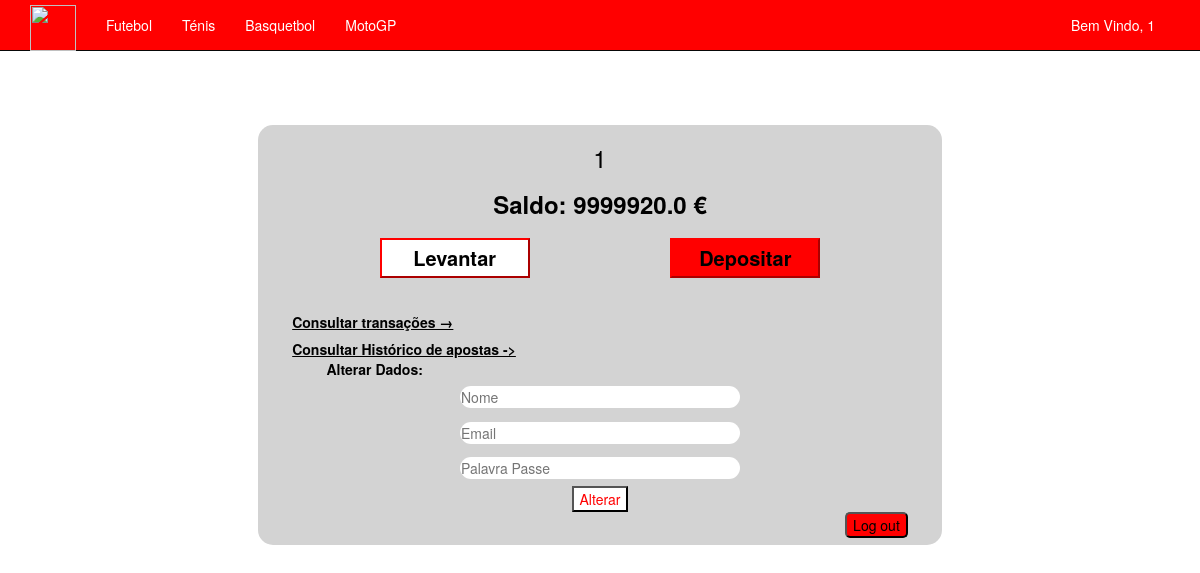
/user/ (signed in), run on an earlier commit of the app's database.
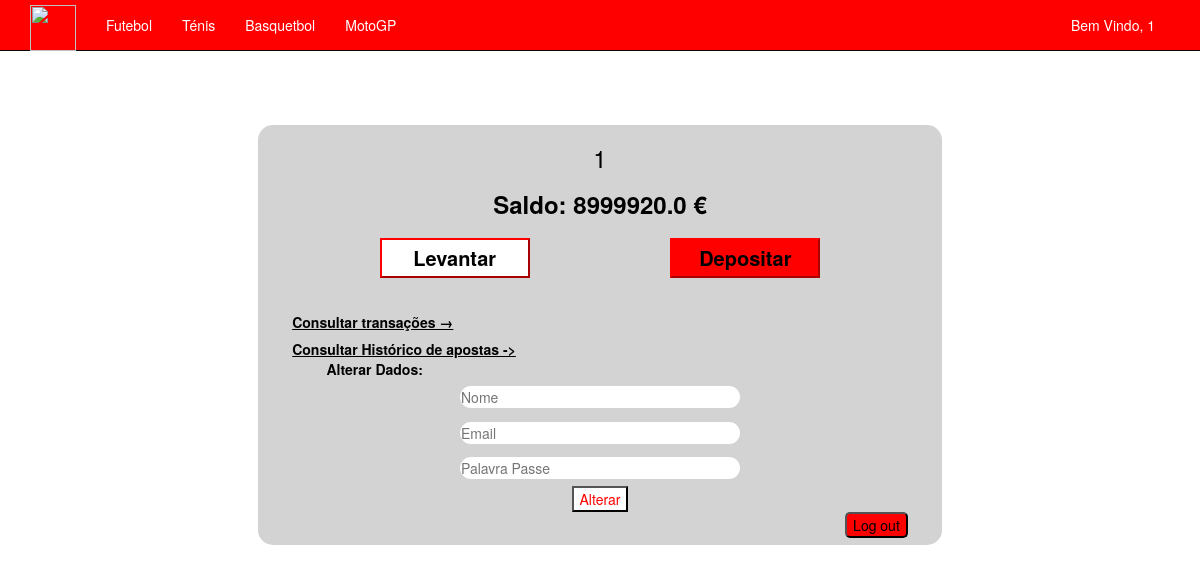
And on a later commit of the database.
### RasBet/models.py (models this page shows)
class User(db.Model):
    id = db.Column(db.Integer, primary_key=True)
    email = db.Column(db.String(320), unique=True, nullable=False)
    name = db.Column(db.String(50), nullable=False)
    passwd = db.Column(db.String(200), nullable=False)
    birthdate = db.Column(db.Date, nullable=False)
    balance = db.Column(db.Float, nullable=False, default=0)

### RasBet/views.py (the view)
@app.get('/user/')
def edit_account():
    user = db.get_or_404(User, session['id'])
    if not user:
        abort(404, "User not found")
    return render_template(
        'account_page.html',
        balance = user.balance
    )

### RasBet/templates/account_page.html (shortened to what this page needs)
{% extends "layout.html" %}
{% block content %}
<div style="height:75px"></div>
<div style=" overflow:auto; margin: auto; width: 60%; height: 420px; background-color: lightgray; color: black; border-radius: 15px">
    <h3 style="text-align:center">{{ session['name'] }}</h3>
    <h3 style="text-align:center; font-weight:900">Saldo: {{ balance }} &euro;</h3>
    <div style="text-align:center; margin-top: 3%; width: auto ">
        <button style="background-color: white; border-color: red; width: 150px; height: 40px; font-size: 20px; margin: 0 10%" onclick="showLevantar()"><b>Levantar</b></button>
        <button style="background-color: red; border-color: red; width: 150px; height: 40px; font-size: 20px; margin: 0 10%" onclick="showDepositar()"><b>Depositar</b></button>
    </div>
    <div style="margin-top: 5%; margin-left:5%">
        <a href='/user/transactions' style="color: black; text-decoration: underline; font-weight: 700">Consultar transa&ccedil;&otilde;es &rarr;</a>
    </div>
    <div style="margin-top: 1%; margin-left:5%">
        <a href="/user/bets" style="color: black; text-decoration: underline; font-weight: 700">Consultar Hist&oacute;rico de apostas -></a>
    </div>
    <div style="margin-left: 10%; font-weight: 900; color:black">Alterar Dados:</div>
    <form action="/user/" method="post" style="display: flex; align-items: center; justify-content: center; flex-direction: column; text-align: center;" >
        <input type="text" placeholder="Nome" name="name" style="border: none; padding: 1px 1px; margin: 1% 0; border-radius: 15px;width:100% " />
        <input type="email" placeholder="Email" name="email" style="border: none; padding: 1px 1px; margin: 1% 0; border-radius: 15px; width: 100% " />
        <input type="password" placeholder="Palavra Passe" name="password" style="border: none; padding: 1px 1px; margin: 1% 0; border-radius: 15px; width: 100% " />
        <button type="submit" style="background-color: #ffffff; color:red">Alterar</button>
    </form>
    <form style="text-align:right; margin-right:5%" action="/logout/" method="post">
        <button type="submit" style="background-color: red; border-radius: 5px">Log out</button>
    </form>
</div>
{% endblock %}

### RasBet/templates/layout.html (shortened to what this page needs)
<!DOCTYPE html>
<html>
<head>
    <link rel="stylesheet" href="/static/style/layout.css">
    <link rel="stylesheet" type="text/css" href="/static/content/bootstrap.min.css" />
    <link rel="stylesheet" type="text/css" href="/static/content/site.css" />
</head>
<body>
    <div style="background-color:red" class="navbar navbar-inverse navbar-fixed-top">
        <div class="container">
            <div class="navbar-header">
                <a href="/" class="navbar-brand">
                    <div class="logo-image">
                        <img src="https://media.discordapp.net/attachments/1017873426326765578/1032721216479436851/unknown.png" class="img-fluid">
                    </div>
                </a>
            </div>
            <div class="navbar-collapse collapse">
                <ul class="nav navbar-nav">
                    <li><a style="color:white" href="{{ url_for('games', _type='football') }}">Futebol</a></li>
                    <li><a style="color:white" href="{{ url_for('games', _type='tennis') }}">Ténis</a></li>
                    <li><a style="color:white" href="{{ url_for('games', _type='basketball') }}">Basquetbol</a></li>
                    <li><a style="color:white" href="{{ url_for('games', _type='motogp') }}">MotoGP</a></li>
                </ul>
                {% include 'account_access_partial.html' %}
            </div>
        </div>
    </div>
    <div class="container body-content">
        {% block content %}{% endblock %}
    </div>
</body>
</html>

### RasBet/templates/account_access_partial.html (shortened to what this page needs)
{% block content %}
{% if session.get('name') %}
    {% if session.get('type') == "user" %}
<form id="logoutForm" action="/logout/" method="post" class="navbar-right">
    <ul class="nav navbar-nav navbar-right">
        <li><a href="{{ url_for('edit_account') }}">Bem Vindo, {{ session['name'] }}</a></li>
    </ul>
</form>
    {% endif %}
    {% else %}
    <ul class="nav navbar-nav navbar-right">
        <li><a href="{{ url_for('account_access') }}">Conta</a></li>
    </ul>
    {% endif %}
    {% endblock content %}

### RasBet/static/style/layout.css (style rules this page uses)
.logo-image img { width: 46px; height: 46px; overflow: hidden; margin-top: -17px; margin-bottom: -17px; }
.nav.navbar-nav.navbar-right li a { color: white; }

### RasBet/static/content/site.css (style rules this page uses)
body { padding-top: 50px; padding-bottom: 20px; }
.body-content { padding-left: 15px; padding-right: 15px; }
input, select, textarea { max-width: 280px; }

What changed in the data, as far as the page shows it:
changed User: balance "9999920.0" → "8999920.0"
